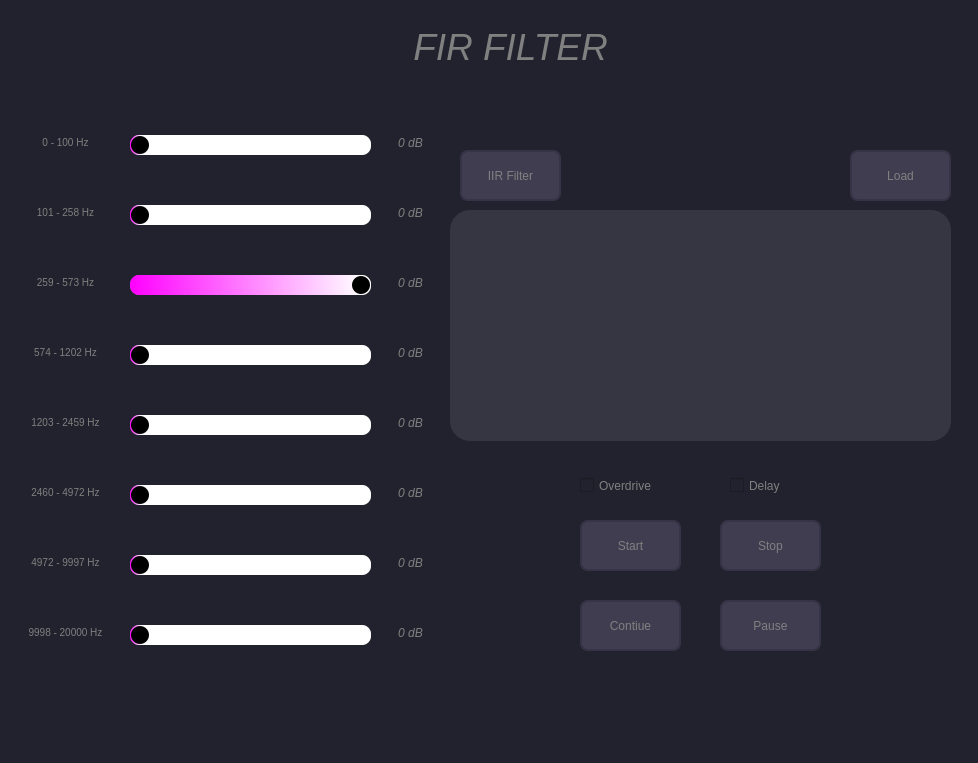
<?xml version="1.0" encoding="UTF-8"?>
<ui version="4.0">
 <class>MainWindow</class>
 <widget class="QMainWindow" name="MainWindow">
  <property name="geometry">
   <rect>
    <x>0</x>
    <y>0</y>
    <width>978</width>
    <height>763</height>
   </rect>
  </property>
  <property name="windowTitle">
   <string>MainWindow</string>
  </property>
  <property name="layoutDirection">
   <enum>Qt::LeftToRight</enum>
  </property>
  <property name="styleSheet">
   <string notr="true">background-color: #22222e</string>
  </property>
  <widget class="QWidget" name="centralwidget">
   <widget class="QPushButton" name="pushButton">
    <property name="geometry">
     <rect>
      <x>580</x>
      <y>520</y>
      <width>101</width>
      <height>51</height>
     </rect>
    </property>
    <property name="mouseTracking">
     <bool>false</bool>
    </property>
    <property name="tabletTracking">
     <bool>false</bool>
    </property>
    <property name="styleSheet">
     <string notr="true">QPushButton{
background-color: rgb(65,61,81);
color: rgb(128,128,128);
border: 2px solid rgb(55, 51, 71);
border-radius: 8px;
font:  italic 13pt &quot;Calibri&quot;;
}

QPushButton:hover{
	background-color: rgb(95, 91, 111);
	color: rgb(255, 255, 255);
}

QPushButton:pressed{
	background-color: rgb(128, 128, 128);
	color: rgb(255, 255, 255);
}</string>
    </property>
    <property name="text">
     <string>Start</string>
    </property>
    <property name="checkable">
     <bool>false</bool>
    </property>
    <property name="autoDefault">
     <bool>false</bool>
    </property>
    <property name="default">
     <bool>false</bool>
    </property>
    <property name="flat">
     <bool>false</bool>
    </property>
   </widget>
   <widget class="QPushButton" name="pushButton_2">
    <property name="enabled">
     <bool>true</bool>
    </property>
    <property name="geometry">
     <rect>
      <x>720</x>
      <y>600</y>
      <width>101</width>
      <height>51</height>
     </rect>
    </property>
    <property name="mouseTracking">
     <bool>false</bool>
    </property>
    <property name="styleSheet">
     <string notr="true">QPushButton{
background-color: rgb(65,61,81);
color: rgb(128,128,128);
border: 2px solid rgb(55, 51, 71);
border-radius: 8px;
font:  italic 13pt &quot;Calibri&quot;;
}

QPushButton:hover{
	background-color: rgb(95, 91, 111);
	color: rgb(255, 255, 255);
}

QPushButton:pressed{
	background-color: rgb(128, 128, 128);
	color: rgb(255, 255, 255);
}</string>
    </property>
    <property name="text">
     <string>Pause</string>
    </property>
   </widget>
   <widget class="QPushButton" name="pushButton_3">
    <property name="geometry">
     <rect>
      <x>720</x>
      <y>520</y>
      <width>101</width>
      <height>51</height>
     </rect>
    </property>
    <property name="styleSheet">
     <string notr="true">QPushButton{
background-color: rgb(65,61,81);
color: rgb(128,128,128);
border: 2px solid rgb(55, 51, 71);
border-radius: 8px;
font:  italic 13pt &quot;Calibri&quot;;
}

QPushButton:hover{
	background-color: rgb(95, 91, 111);
	color: rgb(255, 255, 255);
}

QPushButton:pressed{
	background-color: rgb(128, 128, 128);
	color: rgb(255, 255, 255);
}</string>
    </property>
    <property name="text">
     <string>Stop</string>
    </property>
   </widget>
   <widget class="QPushButton" name="pushButton_4">
    <property name="geometry">
     <rect>
      <x>580</x>
      <y>600</y>
      <width>101</width>
      <height>51</height>
     </rect>
    </property>
    <property name="styleSheet">
     <string notr="true">QPushButton{
background-color: rgb(65,61,81);
color: rgb(128,128,128);
border: 2px solid rgb(55, 51, 71);
border-radius: 8px;
font:  italic 13pt &quot;Calibri&quot;;
}

QPushButton:hover{
	background-color: rgb(95, 91, 111);
	color: rgb(255, 255, 255);
}

QPushButton:pressed{
	background-color: rgb(128, 128, 128);
	color: rgb(255, 255, 255);
}</string>
    </property>
    <property name="text">
     <string>Contiue</string>
    </property>
   </widget>
   <widget class="QCheckBox" name="checkBox">
    <property name="geometry">
     <rect>
      <x>580</x>
      <y>470</y>
      <width>101</width>
      <height>31</height>
     </rect>
    </property>
    <property name="styleSheet">
     <string notr="true">color: rgb(128,128,128);

font:  italic 10pt &quot;Calibri&quot;;
</string>
    </property>
    <property name="text">
     <string>Overdrive</string>
    </property>
   </widget>
   <widget class="QCheckBox" name="checkBox_2">
    <property name="geometry">
     <rect>
      <x>730</x>
      <y>470</y>
      <width>101</width>
      <height>31</height>
     </rect>
    </property>
    <property name="styleSheet">
     <string notr="true">color: rgb(128,128,128);

font:  italic 10pt &quot;Calibri&quot;;
</string>
    </property>
    <property name="text">
     <string>Delay</string>
    </property>
   </widget>
   <widget class="QSlider" name="horizontalSlider_1">
    <property name="geometry">
     <rect>
      <x>130</x>
      <y>120</y>
      <width>241</width>
      <height>51</height>
     </rect>
    </property>
    <property name="styleSheet">
     <string notr="true">QSlider::handle:horizontal {
width: 18px;
background-color: rgb(0, 0, 0);
border-radius: 9px;

 
}
QSlider::groove:horizontal {
border: 1px solid #999999;
height: 18px;


border-radius: 9px;
}
 

QSlider::add-page:qlineargradient {
background: rgb(255,255,255);
border-top-right-radius: 9px;
border-bottom-right-radius: 9px;
border-top-left-radius: 0px;
border-bottom-left-radius: 0px;
}

QSlider::sub-page:qlineargradient {
background: qlineargradient(spread:pad, x1:0, y1:0, x2:1, y2:0, stop:0 rgba(255, 0, 255, 255), stop:1 rgba(255, 255, 255, 255));
border-top-right-radius: 0px;
border-bottom-right-radius: 0px;
border-top-left-radius: 9px;
border-bottom-left-radius: 9px;
}</string>
    </property>
    <property name="orientation">
     <enum>Qt::Horizontal</enum>
    </property>
   </widget>
   <widget class="QSlider" name="horizontalSlider_2">
    <property name="geometry">
     <rect>
      <x>130</x>
      <y>190</y>
      <width>241</width>
      <height>51</height>
     </rect>
    </property>
    <property name="styleSheet">
     <string notr="true">QSlider::handle:horizontal {
width: 18px;
background-color: rgb(0, 0, 0);
border-radius: 9px;

 
}
QSlider::groove:horizontal {
border: 1px solid #999999;
height: 18px;


border-radius: 9px;
}
 

QSlider::add-page:qlineargradient {
background: rgb(255,255,255);
border-top-right-radius: 9px;
border-bottom-right-radius: 9px;
border-top-left-radius: 0px;
border-bottom-left-radius: 0px;
}

QSlider::sub-page:qlineargradient {
background: qlineargradient(spread:pad, x1:0, y1:0, x2:1, y2:0, stop:0 rgba(255, 0, 255, 255), stop:1 rgba(255, 255, 255, 255));
border-top-right-radius: 0px;
border-bottom-right-radius: 0px;
border-top-left-radius: 9px;
border-bottom-left-radius: 9px;
}</string>
    </property>
    <property name="orientation">
     <enum>Qt::Horizontal</enum>
    </property>
   </widget>
   <widget class="QSlider" name="horizontalSlider_3">
    <property name="geometry">
     <rect>
      <x>130</x>
      <y>260</y>
      <width>241</width>
      <height>51</height>
     </rect>
    </property>
    <property name="layoutDirection">
     <enum>Qt::RightToLeft</enum>
    </property>
    <property name="styleSheet">
     <string notr="true">QSlider::handle:horizontal {
width: 18px;
background-color: rgb(0, 0, 0);
border-radius: 9px;


 
}
QSlider::groove:horizontal {
border: 1px solid #999999;
height: 18px;


border-radius: 9px;
}
 

QSlider::add-page:qlineargradient {
background: rgb(255,255,255);
border-top-right-radius: 9px;
border-bottom-right-radius: 9px;
border-top-left-radius: 0px;
border-bottom-left-radius: 0px;
}

QSlider::sub-page:qlineargradient {
background: qlineargradient(spread:pad, x1:0, y1:0, x2:1, y2:0, stop:0 rgba(255, 0, 255, 255), stop:1 rgba(255, 255, 255, 255));
border-top-right-radius: 0px;
border-bottom-right-radius: 0px;
border-top-left-radius: 9px;
border-bottom-left-radius: 9px;
}</string>
    </property>
    <property name="orientation">
     <enum>Qt::Horizontal</enum>
    </property>
   </widget>
   <widget class="QSlider" name="horizontalSlider_4">
    <property name="geometry">
     <rect>
      <x>130</x>
      <y>330</y>
      <width>241</width>
      <height>51</height>
     </rect>
    </property>
    <property name="styleSheet">
     <string notr="true">QSlider::handle:horizontal {
width: 18px;
background-color: rgb(0, 0, 0);
border-radius: 9px;


 
}
QSlider::groove:horizontal {
border: 1px solid #999999;
height: 18px;


border-radius: 9px;
}
 

QSlider::add-page:qlineargradient {
background: rgb(255,255,255);
border-top-right-radius: 9px;
border-bottom-right-radius: 9px;
border-top-left-radius: 0px;
border-bottom-left-radius: 0px;
}

QSlider::sub-page:qlineargradient {
background: qlineargradient(spread:pad, x1:0, y1:0, x2:1, y2:0, stop:0 rgba(255, 0, 255, 255), stop:1 rgba(255, 255, 255, 255));
border-top-right-radius: 0px;
border-bottom-right-radius: 0px;
border-top-left-radius: 9px;
border-bottom-left-radius: 9px;
}</string>
    </property>
    <property name="orientation">
     <enum>Qt::Horizontal</enum>
    </property>
   </widget>
   <widget class="QSlider" name="horizontalSlider_5">
    <property name="geometry">
     <rect>
      <x>130</x>
      <y>400</y>
      <width>241</width>
      <height>51</height>
     </rect>
    </property>
    <property name="styleSheet">
     <string notr="true">QSlider::handle:horizontal {
width: 18px;
background-color: rgb(0, 0, 0);
border-radius: 9px;


 
}
QSlider::groove:horizontal {
border: 1px solid #999999;
height: 18px;


border-radius: 9px;
}
 

QSlider::add-page:qlineargradient {
background: rgb(255,255,255);
border-top-right-radius: 9px;
border-bottom-right-radius: 9px;
border-top-left-radius: 0px;
border-bottom-left-radius: 0px;
}

QSlider::sub-page:qlineargradient {
background: qlineargradient(spread:pad, x1:0, y1:0, x2:1, y2:0, stop:0 rgba(255, 0, 255, 255), stop:1 rgba(255, 255, 255, 255));
border-top-right-radius: 0px;
border-bottom-right-radius: 0px;
border-top-left-radius: 9px;
border-bottom-left-radius: 9px;
}</string>
    </property>
    <property name="orientation">
     <enum>Qt::Horizontal</enum>
    </property>
   </widget>
   <widget class="QSlider" name="horizontalSlider_6">
    <property name="geometry">
     <rect>
      <x>130</x>
      <y>470</y>
      <width>241</width>
      <height>51</height>
     </rect>
    </property>
    <property name="styleSheet">
     <string notr="true">QSlider::handle:horizontal {
width: 18px;
background-color: rgb(0, 0, 0);
border-radius: 9px;


 
}
QSlider::groove:horizontal {
border: 1px solid #999999;
height: 18px;


border-radius: 9px;
}
 

QSlider::add-page:qlineargradient {
background: rgb(255,255,255);
border-top-right-radius: 9px;
border-bottom-right-radius: 9px;
border-top-left-radius: 0px;
border-bottom-left-radius: 0px;
}

QSlider::sub-page:qlineargradient {
background: qlineargradient(spread:pad, x1:0, y1:0, x2:1, y2:0, stop:0 rgba(255, 0, 255, 255), stop:1 rgba(255, 255, 255, 255));
border-top-right-radius: 0px;
border-bottom-right-radius: 0px;
border-top-left-radius: 9px;
border-bottom-left-radius: 9px;
}</string>
    </property>
    <property name="orientation">
     <enum>Qt::Horizontal</enum>
    </property>
   </widget>
   <widget class="QSlider" name="horizontalSlider_7">
    <property name="geometry">
     <rect>
      <x>130</x>
      <y>540</y>
      <width>241</width>
      <height>51</height>
     </rect>
    </property>
    <property name="styleSheet">
     <string notr="true">QSlider::handle:horizontal {
width: 18px;
background-color: rgb(0, 0, 0);
border-radius: 9px;


 
}
QSlider::groove:horizontal {
border: 1px solid #999999;
height: 18px;


border-radius: 9px;
}
 

QSlider::add-page:qlineargradient {
background: rgb(255,255,255);
border-top-right-radius: 9px;
border-bottom-right-radius: 9px;
border-top-left-radius: 0px;
border-bottom-left-radius: 0px;
}

QSlider::sub-page:qlineargradient {
background: qlineargradient(spread:pad, x1:0, y1:0, x2:1, y2:0, stop:0 rgba(255, 0, 255, 255), stop:1 rgba(255, 255, 255, 255));
border-top-right-radius: 0px;
border-bottom-right-radius: 0px;
border-top-left-radius: 9px;
border-bottom-left-radius: 9px;
}</string>
    </property>
    <property name="orientation">
     <enum>Qt::Horizontal</enum>
    </property>
   </widget>
   <widget class="QSlider" name="horizontalSlider_8">
    <property name="geometry">
     <rect>
      <x>130</x>
      <y>610</y>
      <width>241</width>
      <height>51</height>
     </rect>
    </property>
    <property name="contextMenuPolicy">
     <enum>Qt::DefaultContextMenu</enum>
    </property>
    <property name="layoutDirection">
     <enum>Qt::LeftToRight</enum>
    </property>
    <property name="autoFillBackground">
     <bool>false</bool>
    </property>
    <property name="styleSheet">
     <string notr="true">QSlider::handle:horisontal {
width: 18px;
background-color: rgb(0, 0, 0);
border-radius: 9px;

 
}
QSlider::groove:horizontal {
border: 1px solid #999999;
height: 18px;


border-radius: 9px;
}
 

QSlider::add-page:qlineargradient {
background: rgb(255,255,255);
border-top-right-radius: 9px;
border-bottom-right-radius: 9px;
border-top-left-radius: 0px;
border-bottom-left-radius: 0px;
}

QSlider::sub-page:qlineargradient {
background: qlineargradient(spread:pad, x1:0, y1:0, x2:1, y2:0, stop:0 rgba(255, 0, 255, 255), stop:1 rgba(255, 255, 255, 255));
border-top-right-radius: 0px;
border-bottom-right-radius: 0px;
border-top-left-radius: 9px;
border-bottom-left-radius: 9px;
}</string>
    </property>
    <property name="orientation">
     <enum>Qt::Horizontal</enum>
    </property>
   </widget>
   <widget class="QListWidget" name="listWidget">
    <property name="geometry">
     <rect>
      <x>450</x>
      <y>210</y>
      <width>501</width>
      <height>231</height>
     </rect>
    </property>
    <property name="styleSheet">
     <string notr="true">background-color: rgb(54,54,66);
color: rgb(128, 128, 128);
border-radius: 20px;

font:11pt &quot;Calibri&quot;;
</string>
    </property>
   </widget>
   <widget class="QPushButton" name="pushButton_5">
    <property name="geometry">
     <rect>
      <x>850</x>
      <y>150</y>
      <width>101</width>
      <height>51</height>
     </rect>
    </property>
    <property name="styleSheet">
     <string notr="true">QPushButton{
background-color: rgb(65,61,81);
color: rgb(128,128,128);
border: 2px solid rgb(55, 51, 71);
border-radius: 8px;
font:  italic 13pt &quot;Calibri&quot;;
}

QPushButton:hover{
	background-color: rgb(95, 91, 111);
	color: rgb(255, 255, 255);
}

QPushButton:pressed{
	background-color: rgb(128, 128, 128);
	color: rgb(255, 255, 255);
}</string>
    </property>
    <property name="text">
     <string>Load</string>
    </property>
   </widget>
   <widget class="QPushButton" name="pushButton_6">
    <property name="geometry">
     <rect>
      <x>460</x>
      <y>150</y>
      <width>101</width>
      <height>51</height>
     </rect>
    </property>
    <property name="mouseTracking">
     <bool>false</bool>
    </property>
    <property name="tabletTracking">
     <bool>false</bool>
    </property>
    <property name="styleSheet">
     <string notr="true">QPushButton{
background-color: rgb(65,61,81);
color: rgb(128,128,128);
border: 2px solid rgb(55, 51, 71);
border-radius: 8px;
font:  italic 13pt &quot;Calibri&quot;;
}

QPushButton:hover{
	background-color: rgb(95, 91, 111);
	color: rgb(255, 255, 255);
}

QPushButton:pressed{
	background-color: rgb(128, 128, 128);
	color: rgb(255, 255, 255);
}</string>
    </property>
    <property name="text">
     <string>IIR Filter</string>
    </property>
    <property name="checkable">
     <bool>false</bool>
    </property>
    <property name="autoDefault">
     <bool>false</bool>
    </property>
    <property name="default">
     <bool>false</bool>
    </property>
    <property name="flat">
     <bool>false</bool>
    </property>
   </widget>
   <widget class="QTextBrowser" name="textBrowser">
    <property name="geometry">
     <rect>
      <x>150</x>
      <y>20</y>
      <width>721</width>
      <height>71</height>
     </rect>
    </property>
    <property name="styleSheet">
     <string notr="true">background-color: #22222e;
color: rgb(128,128,128);
border: 2px solid #22222e;
border-radius: 8px;
font:  italic 28pt &quot;Calibri&quot;;
</string>
    </property>
    <property name="html">
     <string>&lt;!DOCTYPE HTML PUBLIC &quot;-//W3C//DTD HTML 4.0//EN&quot; &quot;http://www.w3.org/TR/REC-html40/strict.dtd&quot;&gt;
&lt;html&gt;&lt;head&gt;&lt;meta name=&quot;qrichtext&quot; content=&quot;1&quot; /&gt;&lt;style type=&quot;text/css&quot;&gt;
p, li { white-space: pre-wrap; }
&lt;/style&gt;&lt;/head&gt;&lt;body style=&quot; font-family:'Calibri'; font-size:28pt; font-weight:400; font-style:italic;&quot;&gt;
&lt;p align=&quot;center&quot; style=&quot; margin-top:0px; margin-bottom:0px; margin-left:0px; margin-right:0px; -qt-block-indent:0; text-indent:0px;&quot;&gt;&lt;span style=&quot; font-family:'MS Shell Dlg 2'; color:#808080;&quot;&gt;FIR FILTER&lt;/span&gt;&lt;/p&gt;&lt;/body&gt;&lt;/html&gt;</string>
    </property>
   </widget>
   <widget class="QTextBrowser" name="textBrowser_2">
    <property name="geometry">
     <rect>
      <x>380</x>
      <y>130</y>
      <width>61</width>
      <height>61</height>
     </rect>
    </property>
    <property name="styleSheet">
     <string notr="true">background-color: #22222e;
color: rgb(128,128,128);
border: 2px solid #22222e;
border-radius: 8px;
font:  italic 8pt &quot;Calibri&quot;;</string>
    </property>
    <property name="html">
     <string>&lt;!DOCTYPE HTML PUBLIC &quot;-//W3C//DTD HTML 4.0//EN&quot; &quot;http://www.w3.org/TR/REC-html40/strict.dtd&quot;&gt;
&lt;html&gt;&lt;head&gt;&lt;meta name=&quot;qrichtext&quot; content=&quot;1&quot; /&gt;&lt;style type=&quot;text/css&quot;&gt;
p, li { white-space: pre-wrap; }
&lt;/style&gt;&lt;/head&gt;&lt;body style=&quot; font-family:'Calibri'; font-size:8pt; font-weight:400; font-style:italic;&quot;&gt;
&lt;p align=&quot;center&quot; style=&quot; margin-top:0px; margin-bottom:0px; margin-left:0px; margin-right:0px; -qt-block-indent:0; text-indent:0px;&quot;&gt;&lt;span style=&quot; font-size:9pt;&quot;&gt;0 dB&lt;/span&gt;&lt;/p&gt;&lt;/body&gt;&lt;/html&gt;</string>
    </property>
   </widget>
   <widget class="QTextBrowser" name="textBrowser_3">
    <property name="geometry">
     <rect>
      <x>380</x>
      <y>200</y>
      <width>61</width>
      <height>61</height>
     </rect>
    </property>
    <property name="styleSheet">
     <string notr="true">background-color: #22222e;
color: rgb(128,128,128);
border: 2px solid #22222e;
border-radius: 8px;
font:  italic 8pt &quot;Calibri&quot;;</string>
    </property>
    <property name="html">
     <string>&lt;!DOCTYPE HTML PUBLIC &quot;-//W3C//DTD HTML 4.0//EN&quot; &quot;http://www.w3.org/TR/REC-html40/strict.dtd&quot;&gt;
&lt;html&gt;&lt;head&gt;&lt;meta name=&quot;qrichtext&quot; content=&quot;1&quot; /&gt;&lt;style type=&quot;text/css&quot;&gt;
p, li { white-space: pre-wrap; }
&lt;/style&gt;&lt;/head&gt;&lt;body style=&quot; font-family:'Calibri'; font-size:8pt; font-weight:400; font-style:italic;&quot;&gt;
&lt;p align=&quot;center&quot; style=&quot; margin-top:0px; margin-bottom:0px; margin-left:0px; margin-right:0px; -qt-block-indent:0; text-indent:0px;&quot;&gt;&lt;span style=&quot; font-size:9pt;&quot;&gt;0 dB&lt;/span&gt;&lt;/p&gt;&lt;/body&gt;&lt;/html&gt;</string>
    </property>
   </widget>
   <widget class="QTextBrowser" name="textBrowser_4">
    <property name="geometry">
     <rect>
      <x>380</x>
      <y>270</y>
      <width>61</width>
      <height>61</height>
     </rect>
    </property>
    <property name="styleSheet">
     <string notr="true">background-color: #22222e;
color: rgb(128,128,128);
border: 2px solid #22222e;
border-radius: 8px;
font:  italic 8pt &quot;Calibri&quot;;</string>
    </property>
    <property name="html">
     <string>&lt;!DOCTYPE HTML PUBLIC &quot;-//W3C//DTD HTML 4.0//EN&quot; &quot;http://www.w3.org/TR/REC-html40/strict.dtd&quot;&gt;
&lt;html&gt;&lt;head&gt;&lt;meta name=&quot;qrichtext&quot; content=&quot;1&quot; /&gt;&lt;style type=&quot;text/css&quot;&gt;
p, li { white-space: pre-wrap; }
&lt;/style&gt;&lt;/head&gt;&lt;body style=&quot; font-family:'Calibri'; font-size:8pt; font-weight:400; font-style:italic;&quot;&gt;
&lt;p align=&quot;center&quot; style=&quot; margin-top:0px; margin-bottom:0px; margin-left:0px; margin-right:0px; -qt-block-indent:0; text-indent:0px;&quot;&gt;&lt;span style=&quot; font-size:9pt;&quot;&gt;0 dB&lt;/span&gt;&lt;/p&gt;&lt;/body&gt;&lt;/html&gt;</string>
    </property>
   </widget>
   <widget class="QTextBrowser" name="textBrowser_5">
    <property name="geometry">
     <rect>
      <x>380</x>
      <y>340</y>
      <width>61</width>
      <height>61</height>
     </rect>
    </property>
    <property name="styleSheet">
     <string notr="true">background-color: #22222e;
color: rgb(128,128,128);
border: 2px solid #22222e;
border-radius: 8px;
font:  italic 8pt &quot;Calibri&quot;;</string>
    </property>
    <property name="html">
     <string>&lt;!DOCTYPE HTML PUBLIC &quot;-//W3C//DTD HTML 4.0//EN&quot; &quot;http://www.w3.org/TR/REC-html40/strict.dtd&quot;&gt;
&lt;html&gt;&lt;head&gt;&lt;meta name=&quot;qrichtext&quot; content=&quot;1&quot; /&gt;&lt;style type=&quot;text/css&quot;&gt;
p, li { white-space: pre-wrap; }
&lt;/style&gt;&lt;/head&gt;&lt;body style=&quot; font-family:'Calibri'; font-size:8pt; font-weight:400; font-style:italic;&quot;&gt;
&lt;p align=&quot;center&quot; style=&quot; margin-top:0px; margin-bottom:0px; margin-left:0px; margin-right:0px; -qt-block-indent:0; text-indent:0px;&quot;&gt;&lt;span style=&quot; font-size:9pt;&quot;&gt;0 dB&lt;/span&gt;&lt;/p&gt;&lt;/body&gt;&lt;/html&gt;</string>
    </property>
   </widget>
   <widget class="QTextBrowser" name="textBrowser_6">
    <property name="geometry">
     <rect>
      <x>380</x>
      <y>410</y>
      <width>61</width>
      <height>61</height>
     </rect>
    </property>
    <property name="styleSheet">
     <string notr="true">background-color: #22222e;
color: rgb(128,128,128);
border: 2px solid #22222e;
border-radius: 8px;
font:  italic 8pt &quot;Calibri&quot;;</string>
    </property>
    <property name="html">
     <string>&lt;!DOCTYPE HTML PUBLIC &quot;-//W3C//DTD HTML 4.0//EN&quot; &quot;http://www.w3.org/TR/REC-html40/strict.dtd&quot;&gt;
&lt;html&gt;&lt;head&gt;&lt;meta name=&quot;qrichtext&quot; content=&quot;1&quot; /&gt;&lt;style type=&quot;text/css&quot;&gt;
p, li { white-space: pre-wrap; }
&lt;/style&gt;&lt;/head&gt;&lt;body style=&quot; font-family:'Calibri'; font-size:8pt; font-weight:400; font-style:italic;&quot;&gt;
&lt;p align=&quot;center&quot; style=&quot; margin-top:0px; margin-bottom:0px; margin-left:0px; margin-right:0px; -qt-block-indent:0; text-indent:0px;&quot;&gt;&lt;span style=&quot; font-size:9pt;&quot;&gt;0 dB&lt;/span&gt;&lt;/p&gt;&lt;/body&gt;&lt;/html&gt;</string>
    </property>
   </widget>
   <widget class="QTextBrowser" name="textBrowser_7">
    <property name="geometry">
     <rect>
      <x>380</x>
      <y>480</y>
      <width>61</width>
      <height>61</height>
     </rect>
    </property>
    <property name="styleSheet">
     <string notr="true">background-color: #22222e;
color: rgb(128,128,128);
border: 2px solid #22222e;
border-radius: 8px;
font:  italic 8pt &quot;Calibri&quot;;</string>
    </property>
    <property name="html">
     <string>&lt;!DOCTYPE HTML PUBLIC &quot;-//W3C//DTD HTML 4.0//EN&quot; &quot;http://www.w3.org/TR/REC-html40/strict.dtd&quot;&gt;
&lt;html&gt;&lt;head&gt;&lt;meta name=&quot;qrichtext&quot; content=&quot;1&quot; /&gt;&lt;style type=&quot;text/css&quot;&gt;
p, li { white-space: pre-wrap; }
&lt;/style&gt;&lt;/head&gt;&lt;body style=&quot; font-family:'Calibri'; font-size:8pt; font-weight:400; font-style:italic;&quot;&gt;
&lt;p align=&quot;center&quot; style=&quot; margin-top:0px; margin-bottom:0px; margin-left:0px; margin-right:0px; -qt-block-indent:0; text-indent:0px;&quot;&gt;&lt;span style=&quot; font-size:9pt;&quot;&gt;0 dB&lt;/span&gt;&lt;/p&gt;&lt;/body&gt;&lt;/html&gt;</string>
    </property>
   </widget>
   <widget class="QTextBrowser" name="textBrowser_8">
    <property name="geometry">
     <rect>
      <x>380</x>
      <y>550</y>
      <width>61</width>
      <height>61</height>
     </rect>
    </property>
    <property name="styleSheet">
     <string notr="true">background-color: #22222e;
color: rgb(128,128,128);
border: 2px solid #22222e;
border-radius: 8px;
font:  italic 8pt &quot;Calibri&quot;;</string>
    </property>
    <property name="html">
     <string>&lt;!DOCTYPE HTML PUBLIC &quot;-//W3C//DTD HTML 4.0//EN&quot; &quot;http://www.w3.org/TR/REC-html40/strict.dtd&quot;&gt;
&lt;html&gt;&lt;head&gt;&lt;meta name=&quot;qrichtext&quot; content=&quot;1&quot; /&gt;&lt;style type=&quot;text/css&quot;&gt;
p, li { white-space: pre-wrap; }
&lt;/style&gt;&lt;/head&gt;&lt;body style=&quot; font-family:'Calibri'; font-size:8pt; font-weight:400; font-style:italic;&quot;&gt;
&lt;p align=&quot;center&quot; style=&quot; margin-top:0px; margin-bottom:0px; margin-left:0px; margin-right:0px; -qt-block-indent:0; text-indent:0px;&quot;&gt;&lt;span style=&quot; font-size:9pt;&quot;&gt;0 dB&lt;/span&gt;&lt;/p&gt;&lt;/body&gt;&lt;/html&gt;</string>
    </property>
   </widget>
   <widget class="QTextBrowser" name="textBrowser_9">
    <property name="geometry">
     <rect>
      <x>380</x>
      <y>620</y>
      <width>61</width>
      <height>61</height>
     </rect>
    </property>
    <property name="styleSheet">
     <string notr="true">background-color: #22222e;
color: rgb(128,128,128);
border: 2px solid #22222e;
border-radius: 8px;
font:  italic 8pt &quot;Calibri&quot;;</string>
    </property>
    <property name="html">
     <string>&lt;!DOCTYPE HTML PUBLIC &quot;-//W3C//DTD HTML 4.0//EN&quot; &quot;http://www.w3.org/TR/REC-html40/strict.dtd&quot;&gt;
&lt;html&gt;&lt;head&gt;&lt;meta name=&quot;qrichtext&quot; content=&quot;1&quot; /&gt;&lt;style type=&quot;text/css&quot;&gt;
p, li { white-space: pre-wrap; }
&lt;/style&gt;&lt;/head&gt;&lt;body style=&quot; font-family:'Calibri'; font-size:8pt; font-weight:400; font-style:italic;&quot;&gt;
&lt;p align=&quot;center&quot; style=&quot; margin-top:0px; margin-bottom:0px; margin-left:0px; margin-right:0px; -qt-block-indent:0; text-indent:0px;&quot;&gt;&lt;span style=&quot; font-size:9pt;&quot;&gt;0 dB&lt;/span&gt;&lt;/p&gt;&lt;/body&gt;&lt;/html&gt;</string>
    </property>
   </widget>
   <widget class="QTextBrowser" name="textBrowser_10">
    <property name="geometry">
     <rect>
      <x>10</x>
      <y>130</y>
      <width>111</width>
      <height>31</height>
     </rect>
    </property>
    <property name="styleSheet">
     <string notr="true">background-color: #22222e;
color: rgb(128,128,128);
border: 2px solid #22222e;
border-radius: 8px;
font:  italic 8pt &quot;Calibri&quot;;</string>
    </property>
    <property name="html">
     <string>&lt;!DOCTYPE HTML PUBLIC &quot;-//W3C//DTD HTML 4.0//EN&quot; &quot;http://www.w3.org/TR/REC-html40/strict.dtd&quot;&gt;
&lt;html&gt;&lt;head&gt;&lt;meta name=&quot;qrichtext&quot; content=&quot;1&quot; /&gt;&lt;style type=&quot;text/css&quot;&gt;
p, li { white-space: pre-wrap; }
&lt;/style&gt;&lt;/head&gt;&lt;body style=&quot; font-family:'Calibri'; font-size:8pt; font-weight:400; font-style:italic;&quot;&gt;
&lt;p align=&quot;center&quot; style=&quot; margin-top:0px; margin-bottom:0px; margin-left:0px; margin-right:0px; -qt-block-indent:0; text-indent:0px;&quot;&gt;&lt;span style=&quot; font-family:'MS Shell Dlg 2'; font-size:7.8pt; font-style:normal;&quot;&gt;0 - 100 Hz&lt;/span&gt;&lt;/p&gt;&lt;/body&gt;&lt;/html&gt;</string>
    </property>
   </widget>
   <widget class="QTextBrowser" name="textBrowser_11">
    <property name="geometry">
     <rect>
      <x>10</x>
      <y>200</y>
      <width>111</width>
      <height>31</height>
     </rect>
    </property>
    <property name="styleSheet">
     <string notr="true">background-color: #22222e;
color: rgb(128,128,128);
border: 2px solid #22222e;
border-radius: 8px;
font:  italic 8pt &quot;Calibri&quot;;</string>
    </property>
    <property name="html">
     <string>&lt;!DOCTYPE HTML PUBLIC &quot;-//W3C//DTD HTML 4.0//EN&quot; &quot;http://www.w3.org/TR/REC-html40/strict.dtd&quot;&gt;
&lt;html&gt;&lt;head&gt;&lt;meta name=&quot;qrichtext&quot; content=&quot;1&quot; /&gt;&lt;style type=&quot;text/css&quot;&gt;
p, li { white-space: pre-wrap; }
&lt;/style&gt;&lt;/head&gt;&lt;body style=&quot; font-family:'Calibri'; font-size:8pt; font-weight:400; font-style:italic;&quot;&gt;
&lt;p align=&quot;center&quot; style=&quot; margin-top:0px; margin-bottom:0px; margin-left:0px; margin-right:0px; -qt-block-indent:0; text-indent:0px;&quot;&gt;&lt;span style=&quot; font-family:'MS Shell Dlg 2'; font-size:7.8pt; font-style:normal;&quot;&gt;101 - 258 Hz&lt;/span&gt;&lt;/p&gt;&lt;/body&gt;&lt;/html&gt;</string>
    </property>
   </widget>
   <widget class="QTextBrowser" name="textBrowser_12">
    <property name="geometry">
     <rect>
      <x>10</x>
      <y>270</y>
      <width>111</width>
      <height>31</height>
     </rect>
    </property>
    <property name="styleSheet">
     <string notr="true">background-color: #22222e;
color: rgb(128,128,128);
border: 2px solid #22222e;
border-radius: 8px;
font:  italic 8pt &quot;Calibri&quot;;</string>
    </property>
    <property name="html">
     <string>&lt;!DOCTYPE HTML PUBLIC &quot;-//W3C//DTD HTML 4.0//EN&quot; &quot;http://www.w3.org/TR/REC-html40/strict.dtd&quot;&gt;
&lt;html&gt;&lt;head&gt;&lt;meta name=&quot;qrichtext&quot; content=&quot;1&quot; /&gt;&lt;style type=&quot;text/css&quot;&gt;
p, li { white-space: pre-wrap; }
&lt;/style&gt;&lt;/head&gt;&lt;body style=&quot; font-family:'Calibri'; font-size:8pt; font-weight:400; font-style:italic;&quot;&gt;
&lt;p align=&quot;center&quot; style=&quot; margin-top:0px; margin-bottom:0px; margin-left:0px; margin-right:0px; -qt-block-indent:0; text-indent:0px;&quot;&gt;&lt;span style=&quot; font-family:'MS Shell Dlg 2'; font-size:7.8pt; font-style:normal;&quot;&gt;259 - 573 Hz&lt;/span&gt;&lt;/p&gt;&lt;/body&gt;&lt;/html&gt;</string>
    </property>
   </widget>
   <widget class="QTextBrowser" name="textBrowser_13">
    <property name="geometry">
     <rect>
      <x>10</x>
      <y>340</y>
      <width>111</width>
      <height>31</height>
     </rect>
    </property>
    <property name="styleSheet">
     <string notr="true">background-color: #22222e;
color: rgb(128,128,128);
border: 2px solid #22222e;
border-radius: 8px;
font:  italic 8pt &quot;Calibri&quot;;</string>
    </property>
    <property name="html">
     <string>&lt;!DOCTYPE HTML PUBLIC &quot;-//W3C//DTD HTML 4.0//EN&quot; &quot;http://www.w3.org/TR/REC-html40/strict.dtd&quot;&gt;
&lt;html&gt;&lt;head&gt;&lt;meta name=&quot;qrichtext&quot; content=&quot;1&quot; /&gt;&lt;style type=&quot;text/css&quot;&gt;
p, li { white-space: pre-wrap; }
&lt;/style&gt;&lt;/head&gt;&lt;body style=&quot; font-family:'Calibri'; font-size:8pt; font-weight:400; font-style:italic;&quot;&gt;
&lt;p align=&quot;center&quot; style=&quot; margin-top:0px; margin-bottom:0px; margin-left:0px; margin-right:0px; -qt-block-indent:0; text-indent:0px;&quot;&gt;&lt;span style=&quot; font-family:'MS Shell Dlg 2'; font-size:7.8pt; font-style:normal;&quot;&gt;574 - 1202 Hz&lt;/span&gt;&lt;/p&gt;&lt;/body&gt;&lt;/html&gt;</string>
    </property>
   </widget>
   <widget class="QTextBrowser" name="textBrowser_14">
    <property name="geometry">
     <rect>
      <x>10</x>
      <y>410</y>
      <width>111</width>
      <height>31</height>
     </rect>
    </property>
    <property name="styleSheet">
     <string notr="true">background-color: #22222e;
color: rgb(128,128,128);
border: 2px solid #22222e;
border-radius: 8px;
font:  italic 8pt &quot;Calibri&quot;;</string>
    </property>
    <property name="html">
     <string>&lt;!DOCTYPE HTML PUBLIC &quot;-//W3C//DTD HTML 4.0//EN&quot; &quot;http://www.w3.org/TR/REC-html40/strict.dtd&quot;&gt;
&lt;html&gt;&lt;head&gt;&lt;meta name=&quot;qrichtext&quot; content=&quot;1&quot; /&gt;&lt;style type=&quot;text/css&quot;&gt;
p, li { white-space: pre-wrap; }
&lt;/style&gt;&lt;/head&gt;&lt;body style=&quot; font-family:'Calibri'; font-size:8pt; font-weight:400; font-style:italic;&quot;&gt;
&lt;p align=&quot;center&quot; style=&quot; margin-top:0px; margin-bottom:0px; margin-left:0px; margin-right:0px; -qt-block-indent:0; text-indent:0px;&quot;&gt;&lt;span style=&quot; font-family:'MS Shell Dlg 2'; font-size:7.8pt; font-style:normal;&quot;&gt;1203 - 2459 Hz&lt;/span&gt;&lt;/p&gt;&lt;/body&gt;&lt;/html&gt;</string>
    </property>
   </widget>
   <widget class="QTextBrowser" name="textBrowser_15">
    <property name="geometry">
     <rect>
      <x>10</x>
      <y>480</y>
      <width>111</width>
      <height>31</height>
     </rect>
    </property>
    <property name="styleSheet">
     <string notr="true">background-color: #22222e;
color: rgb(128,128,128);
border: 2px solid #22222e;
border-radius: 8px;
font:  italic 8pt &quot;Calibri&quot;;</string>
    </property>
    <property name="html">
     <string>&lt;!DOCTYPE HTML PUBLIC &quot;-//W3C//DTD HTML 4.0//EN&quot; &quot;http://www.w3.org/TR/REC-html40/strict.dtd&quot;&gt;
&lt;html&gt;&lt;head&gt;&lt;meta name=&quot;qrichtext&quot; content=&quot;1&quot; /&gt;&lt;style type=&quot;text/css&quot;&gt;
p, li { white-space: pre-wrap; }
&lt;/style&gt;&lt;/head&gt;&lt;body style=&quot; font-family:'Calibri'; font-size:8pt; font-weight:400; font-style:italic;&quot;&gt;
&lt;p align=&quot;center&quot; style=&quot; margin-top:0px; margin-bottom:0px; margin-left:0px; margin-right:0px; -qt-block-indent:0; text-indent:0px;&quot;&gt;&lt;span style=&quot; font-family:'MS Shell Dlg 2'; font-size:7.8pt; font-style:normal;&quot;&gt;2460 - 4972 Hz&lt;/span&gt;&lt;/p&gt;&lt;/body&gt;&lt;/html&gt;</string>
    </property>
   </widget>
   <widget class="QTextBrowser" name="textBrowser_16">
    <property name="geometry">
     <rect>
      <x>10</x>
      <y>550</y>
      <width>111</width>
      <height>31</height>
     </rect>
    </property>
    <property name="styleSheet">
     <string notr="true">background-color: #22222e;
color: rgb(128,128,128);
border: 2px solid #22222e;
border-radius: 8px;
font:  italic 8pt &quot;Calibri&quot;;</string>
    </property>
    <property name="html">
     <string>&lt;!DOCTYPE HTML PUBLIC &quot;-//W3C//DTD HTML 4.0//EN&quot; &quot;http://www.w3.org/TR/REC-html40/strict.dtd&quot;&gt;
&lt;html&gt;&lt;head&gt;&lt;meta name=&quot;qrichtext&quot; content=&quot;1&quot; /&gt;&lt;style type=&quot;text/css&quot;&gt;
p, li { white-space: pre-wrap; }
&lt;/style&gt;&lt;/head&gt;&lt;body style=&quot; font-family:'Calibri'; font-size:8pt; font-weight:400; font-style:italic;&quot;&gt;
&lt;p align=&quot;center&quot; style=&quot; margin-top:0px; margin-bottom:0px; margin-left:0px; margin-right:0px; -qt-block-indent:0; text-indent:0px;&quot;&gt;&lt;span style=&quot; font-family:'MS Shell Dlg 2'; font-size:7.8pt; font-style:normal;&quot;&gt;4972 - 9997 Hz&lt;/span&gt;&lt;/p&gt;&lt;/body&gt;&lt;/html&gt;</string>
    </property>
   </widget>
   <widget class="QTextBrowser" name="textBrowser_17">
    <property name="geometry">
     <rect>
      <x>10</x>
      <y>620</y>
      <width>111</width>
      <height>31</height>
     </rect>
    </property>
    <property name="styleSheet">
     <string notr="true">background-color: #22222e;
color: rgb(128,128,128);
border: 2px solid #22222e;
border-radius: 8px;
font:  italic 8pt &quot;Calibri&quot;;</string>
    </property>
    <property name="html">
     <string>&lt;!DOCTYPE HTML PUBLIC &quot;-//W3C//DTD HTML 4.0//EN&quot; &quot;http://www.w3.org/TR/REC-html40/strict.dtd&quot;&gt;
&lt;html&gt;&lt;head&gt;&lt;meta name=&quot;qrichtext&quot; content=&quot;1&quot; /&gt;&lt;style type=&quot;text/css&quot;&gt;
p, li { white-space: pre-wrap; }
&lt;/style&gt;&lt;/head&gt;&lt;body style=&quot; font-family:'Calibri'; font-size:8pt; font-weight:400; font-style:italic;&quot;&gt;
&lt;p align=&quot;center&quot; style=&quot; margin-top:0px; margin-bottom:0px; margin-left:0px; margin-right:0px; -qt-block-indent:0; text-indent:0px;&quot;&gt;&lt;span style=&quot; font-family:'MS Shell Dlg 2'; font-size:7.8pt; font-style:normal;&quot;&gt;9998 - 20000 Hz&lt;/span&gt;&lt;/p&gt;&lt;/body&gt;&lt;/html&gt;</string>
    </property>
   </widget>
  </widget>
 </widget>
 <resources/>
 <connections/>
</ui>
